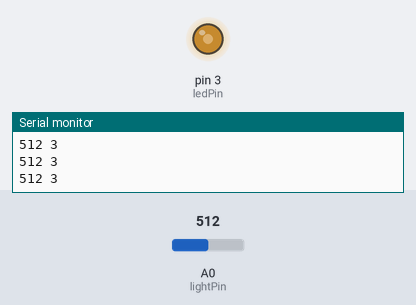
Bench run of a sketch on a simulated Arduino Uno, built with avr-gcc and run on an emulated ATmega328P. On the bench: output pins drawn as LEDs (lit = HIGH), the last lines printed to the serial monitor. The inputs (shaded band) are chosen by the test bench; at power-on: A0 (lightPin) = 512.

Above: at 1.2 s.
1.3 s: A0 (lightPin) set to 306
At 1.9 s:
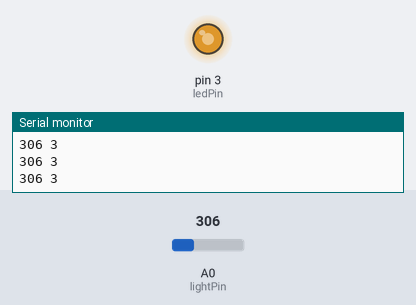
2.8 s: A0 (lightPin) set to 982
At 3.2 s:
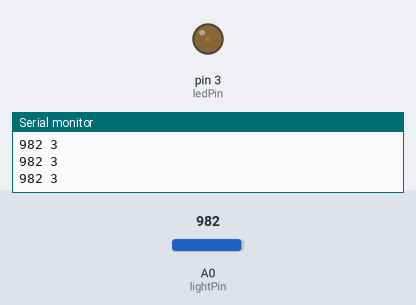
4.3 s: A0 (lightPin) set to 1014
At 5.3 s:
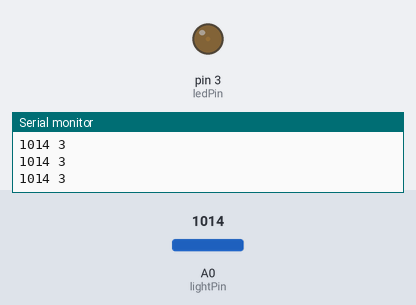
5.8 s: A0 (lightPin) set to 245
At 6.4 s:
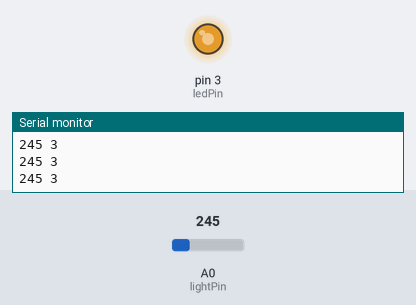
7.3 s: A0 (lightPin) set to 0
At 7.7 s:
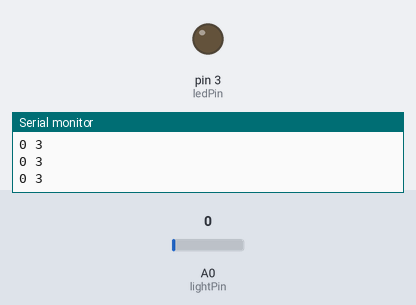
Timing chart, 0 to 9.8 s (numbered marks = the images above; inputs shaded):
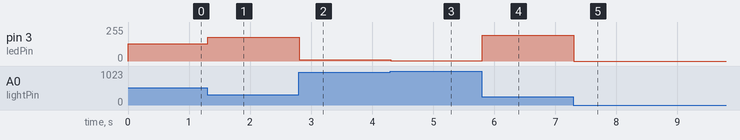

The sketch:

photo_resistor.ino
```cpp
int lightPin = 0;
int ledPin = 3;

void setup()
{
  Serial.begin(9600);
  pinMode( ledPin, OUTPUT);
}

void loop()
{
  int light = analogRead(lightPin);
  int out = 256 - ((light - 100)/2);
  if(out < 0) {
    out = 0;
  }
  if(out > 255) {
    out = 255;
  }
  Serial.print(light); Serial.print(" "); Serial.println(ledPin);
  analogWrite(ledPin, 256 - light/4);
  delay(10);
}
```

Measured:
- after the input at 1.3 s, pin 3 (ledPin): 128/255 → 180/255 at once
- after the input at 2.8 s, pin 3 (ledPin): 180/255 → 11/255 at once
- after the input at 4.3 s, pin 3 (ledPin): 11/255 → 3/255 at once
- after the input at 5.8 s, pin 3 (ledPin): 3/255 → 195/255 at once
- after the input at 7.3 s, pin 3 (ledPin): 195/255 → 0/255 at once
